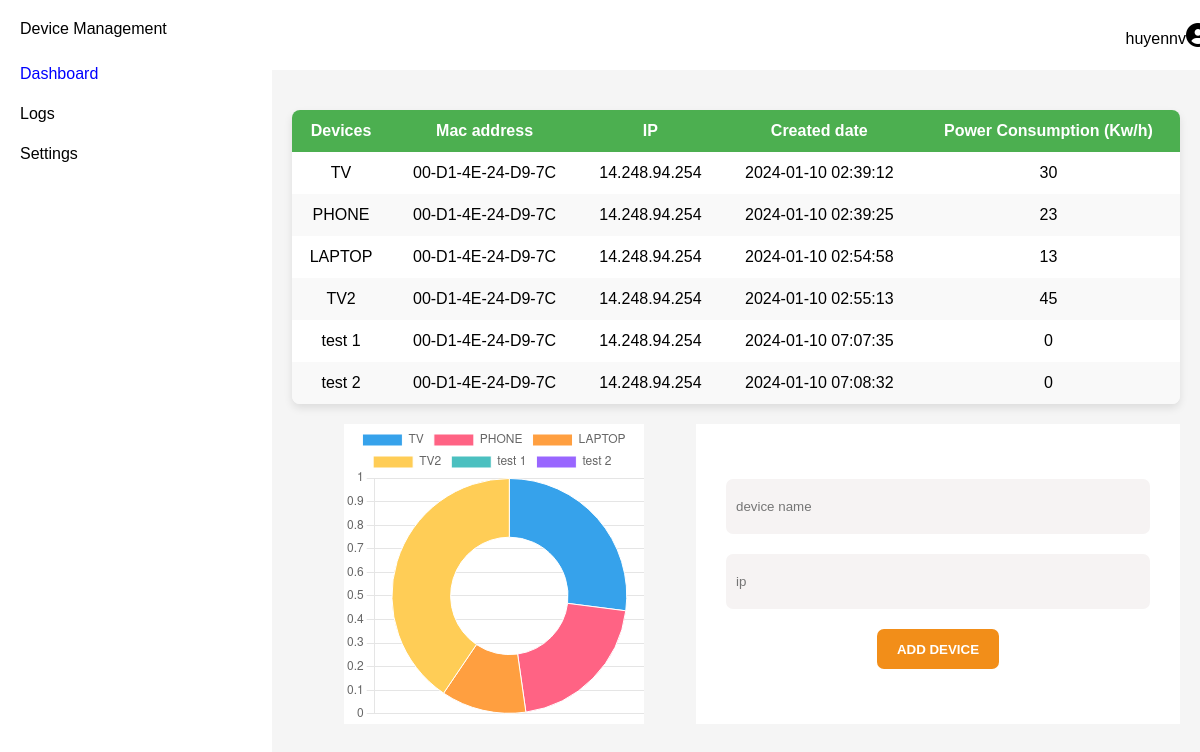
The app's page /views/dashboard.php (signed in) with its own data.
### tables this page shows
CREATE TABLE `devices` (
  `id` int(11) NOT NULL,
  `user_id` int(11) DEFAULT NULL,
  `device_name` varchar(255) NOT NULL,
  `mac_address` varchar(17) NOT NULL,
  `ip` varchar(15) NOT NULL,
  `created_at` timestamp NOT NULL DEFAULT current_timestamp(),
  `power_consumption` float DEFAULT 0
);

### Controller/DeviceController.php (called while the page is built, shortened)
<?php
class DeviceController
{
    protected $deviceDb;
    public function __construct()
    {
        $db = new DBConnect();
        $this->deviceDb = new DeviceDB($db->connect());
    }
    public function getAllDevicesOfUser($user_id)
    {
        return $this->deviceDb->getAllDevicesOfUser($user_id);
    }
}

### model/database/DBConnect.php (called while the page is built, shortened)
<?php
class DBConnect
{
    protected $host;
    protected $username;
    protected $password;
    protected $dbname;
    public function __construct()
    {
        $this->host = "localhost";
        $this->username = "root";
        $this->password = "";
        $this->dbname = "database";
    }
    public function connect()
    {
        try {
            $this->conn = new PDO("mysql:host=$this->host;dbname=$this->dbname", $this->username, $this->password);
            $this->conn->setAttribute(PDO::ATTR_ERRMODE, PDO::ERRMODE_EXCEPTION);
            return $this->conn;
        } catch (PDOException $e) {
            echo "Connection failed: " . $e->getMessage();
        }
    }
}

### model/user/UserDB.php (called while the page is built, shortened)
<?php
class UserDB
{
    protected $connect;
    public function __construct($connect)
    {
        $this->connect = $connect;
    }
    public function getUserInfoWithUsername($username)
    {
        $stmt = $this->connect->prepare("SELECT * FROM users WHERE username = :username");
        $stmt->bindParam(':username', $username);
        $stmt->execute();
        return $stmt->fetch();
    }
}

### Controller/UserController.php (called while the page is built, shortened)
<?php
class UserController
{
    protected $userDb;
    public function __construct()
    {
        $db = new DBConnect();
        $this->userDb = new UserDB($db->connect());
    }
    public function getUserInfoWithUsername($username)
    {
        return $this->userDb->getUserInfoWithUsername($username);
    }
}

### model/device/DeviceDB.php (called while the page is built, shortened)
<?php
class DeviceDB
{
    protected $connect;
    public function __construct($connect)
    {
        $this->connect = $connect;
    }
    public function getAllDevicesOfUser($user_id)
    {
        $sql = "SELECT * FROM devices WHERE user_id = $user_id ";
        $stmt = $this->connect->prepare($sql);
        $stmt->execute();
        $results = $stmt->fetchAll();
        return $this->createDevicesFromDB($results);
    }
    public function createDevicesFromDB($results)
    {
        $devices = [];
        foreach ($results as $item) {
            $device = new Device($item['id'], $item['user_id'], $item['device_name'], $item['mac_address'], $item['ip'], $item['power_consumption'], $item['created_at']);
            array_push($devices, $device);
        }
        return $devices;
    }
}

### model/device/Device.php (called while the page is built, shortened)
<?php
class Device
{
    protected $device_name;
    protected $mac_address;
    protected $ip;
    protected $power_consumption;
    protected $created_at;
    public function __construct($id = null, $user_id, $device_name, $mac_address, $ip, $power_consumption, $created_at = null)
    {
        $this->device_name = $device_name;
        $this->mac_address = $mac_address;
        $this->ip = $ip;
        $this->power_consumption = $power_consumption;
        $this->created_at = $created_at;
    }
    public function getDeviceCreatedAt()
    {
        return $this->created_at;
    }
    public function getDeviceName()
    {
        return $this->device_name;
    }
    public function getPowerConsumption()
    {
        return $this->power_consumption;
    }
    public function getDeviceMacAddress()
    {
        return $this->mac_address;
    }
    public function getDeviceIp()
    {
        return $this->ip;
    }
}

### views/contentDashboard.php (the view, shortened to what this page needs)
<?php
include '../Controller/DeviceController.php';
$deviceController = new DeviceController();
$user_id = $_SESSION['user_id'];
$devices = $deviceController->getAllDevicesOfUser($user_id);
echo '<table>
        <thead>
            <tr>
                <th>Devices</th>
                <th>Mac address</th>
                <th>IP</th>
                <th>Created date</th>
                <th>Power Consumption (Kw/h)</th>
            </tr>
        </thead>
        <tbody>';
foreach ($devices as $device) {
    echo '<tr>';
    echo '<td>' . htmlspecialchars($device->getDeviceName()) . '</td>';
    echo '<td>' . htmlspecialchars($device->getDeviceMacAddress()) . '</td>';
    echo '<td>' . htmlspecialchars($device->getDeviceIp()) . '</td>';
    echo '<td>' . htmlspecialchars($device->getDeviceCreatedAt()) . '</td>';
    echo '<td>' . htmlspecialchars($device->getPowerConsumption()) . '</td>';
    echo '</tr>';
}
echo '</tbody>
      </table>';
$dataChart = null;
$labelsChart = null;
?>
<!DOCTYPE html>
<html lang="en">
<head>
</head>
<body>
    <div class="chart_addnew">
        <div class="chart_container">
            <?php
            if (count($devices) > 0) {
                $dataChart = [];
                $labelsChart = [];
                $total = 0;
                foreach ($devices as $device) {
                    $total = $total + $device->getPowerConsumption();
                }
                if ($total > 0) {
                    foreach ($devices as $device) {
                        array_push($dataChart, $device->getPowerConsumption());
                        array_push($labelsChart, $device->getDeviceName());
                    }
                    echo '<div class="chart"><canvas id="myChart"></canvas></div>';
                } else {
                    echo "<div>There are no devices that use electricity</div>";
                }
            }
            ?>
        </div>
        <form action="" method="post">
            <input type="text" id="name" name="name" required placeholder="device name">
            <input type="text" id="ip" name="ip" required placeholder="ip">
            <button type="submit">ADD DEVICE</button>
        </form>
    </div>
</body>
<script>
    const ctx = document.getElementById('myChart');
    let dataChart = <?php if ($dataChart) echo  json_encode($dataChart); ?>;
    let labelsChart = <?php if ($labelsChart) echo  json_encode($labelsChart); ?>;
    if (dataChart && labelsChart) {
        new Chart(ctx, {
            type: 'doughnut',
            data: {
                labels: Object.values(labelsChart),
                datasets: [{
                    label: '# of total power consumption',
                    data: Object.values(dataChart),
                    borderWidth: 1
                }]
            },
            options: {
                scales: {
                    y: {
                        beginAtZero: true
                    }
                }
            }
        });
    }
</script>
</html>

### views/dashboard.css (style rules this page uses)
body { font-family: Arial, sans-serif; background-color: white; margin: 0; height: 100vh; }
table { width: 100%; border-collapse: collapse; margin-top: 20px; box-shadow: 0 4px 8px rgba(0, 0, 0, 0.1); background-color: #fff; border-radius: 8px; overflow: hidden; }
thead tr th { text-align: center; }
th, td { padding: 12px; text-align: center; }
th { background-color: #4caf50; color: white; }
tr:nth-child(even) { background-color: #f9f9f9; }

### views/contentDashboard.php (style rules this page uses)
.chart_addnew { display: flex; width: 100%; margin: 20px 0; }
input { width: 100%; margin-bottom: 20px; padding: 20px 10px; border-radius: 7px; border: none; background-color: #f6f3f3; outline: none; }
.chart_container { width: 50%; display: flex; justify-content: center; align-items: center; flex-direction: column; }
form { width: 50%; background-color: white; padding: 40px; display: flex; flex-direction: column; justify-content: center; align-items: center; }
button { font-weight: bold; padding: 10px 20px; border-radius: 7px; background-color: #f28e19; border: none; color: white; height: 40px; cursor: pointer; }
.chart { background-color: white; }

### records on screen
devices: device_name "TV", mac_address "00-D1-4E-24-D9-7C", ip "14.248.94.254", created_at "2024-01-10 02:39:12", power_consumption "30"
devices: device_name "PHONE", mac_address "00-D1-4E-24-D9-7C", ip "14.248.94.254", created_at "2024-01-10 02:39:25", power_consumption "23"
devices: device_name "LAPTOP", mac_address "00-D1-4E-24-D9-7C", ip "14.248.94.254", created_at "2024-01-10 02:54:58", power_consumption "13"
devices: device_name "TV2", mac_address "00-D1-4E-24-D9-7C", ip "14.248.94.254", created_at "2024-01-10 02:55:13", power_consumption "45"
devices: device_name "test 1", mac_address "00-D1-4E-24-D9-7C", ip "14.248.94.254", created_at "2024-01-10 07:07:35", power_consumption "0"
devices: device_name "test 2", mac_address "00-D1-4E-24-D9-7C", ip "14.248.94.254", created_at "2024-01-10 07:08:32", power_consumption "0"

### other values on screen
$username "huyennv"
chart data {{ json_encode($dataChart) }} [30,23,13,45,0,0]
